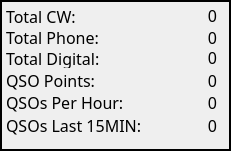
   <widget class="QFrame" name="frame">
    <property name="geometry">
     <rect>
      <x>560</x>
      <y>4</y>
      <width>231</width>
      <height>151</height>
     </rect>
    </property>
    <property name="font">
     <font>
      <family>Monospace</family>
      <pointsize>12</pointsize>
     </font>
    </property>
    <property name="styleSheet">
     <string notr="true">border-color: rgb(238, 238, 236);
border-top-color: rgb(255, 255, 255);</string>
    </property>
    <property name="frameShape">
     <enum>QFrame::WinPanel</enum>
    </property>
    <property name="frameShadow">
     <enum>QFrame::Plain</enum>
    </property>
    <widget class="QLabel" name="label">
     <property name="geometry">
      <rect>
       <x>6</x>
       <y>7</y>
       <width>91</width>
       <height>19</height>
      </rect>
     </property>
     <property name="font">
      <font>
       <family>JetBrains Mono</family>
       <pointsize>12</pointsize>
       <bold>false</bold>
       <kerning>true</kerning>
      </font>
     </property>
     <property name="text">
      <string>Total CW:</string>
     </property>
    </widget>
    <widget class="QLabel" name="label_2">
     <property name="geometry">
      <rect>
       <x>6</x>
       <y>28</y>
       <width>121</width>
       <height>19</height>
      </rect>
     </property>
     <property name="font">
      <font>
       <family>JetBrains Mono</family>
       <pointsize>12</pointsize>
       <bold>false</bold>
      </font>
     </property>
     <property name="text">
      <string>Total Phone:</string>
     </property>
    </widget>
    <widget class="QLabel" name="label_3">
     <property name="geometry">
      <rect>
       <x>6</x>
       <y>49</y>
       <width>141</width>
       <height>19</height>
      </rect>
     </property>
     <property name="font">
      <font>
       <family>JetBrains Mono</family>
       <pointsize>12</pointsize>
       <bold>false</bold>
      </font>
     </property>
     <property name="text">
      <string>Total Digital:</string>
     </property>
    </widget>
    <widget class="QLabel" name="label_4">
     <property name="geometry">
      <rect>
       <x>6</x>
       <y>71</y>
       <width>111</width>
       <height>19</height>
      </rect>
     </property>
     <property name="font">
      <font>
       <family>JetBrains Mono</family>
       <pointsize>12</pointsize>
       <bold>false</bold>
      </font>
     </property>
     <property name="text">
      <string>QSO Points:</string>
     </property>
    </widget>
    <widget class="QLabel" name="label_5">
     <property name="geometry">
      <rect>
       <x>6</x>
       <y>93</y>
       <width>141</width>
       <height>19</height>
      </rect>
     </property>
     <property name="font">
      <font>
       <family>JetBrains Mono</family>
       <pointsize>12</pointsize>
       <bold>false</bold>
      </font>
     </property>
     <property name="text">
      <string>QSOs Per Hour:</string>
     </property>
    </widget>
    <widget class="QLabel" name="label_6">
     <property name="geometry">
      <rect>
       <x>6</x>
       <y>116</y>
       <width>161</width>
       <height>19</height>
      </rect>
     </property>
     <property name="font">
      <font>
       <family>JetBrains Mono</family>
       <pointsize>12</pointsize>
       <bold>false</bold>
      </font>
     </property>
     <property name="text">
      <string>QSOs Last 15MIN:</string>
     </property>
    </widget>
    <widget class="QLabel" name="Total_Digital">
     <property name="geometry">
      <rect>
       <x>146</x>
       <y>48</y>
       <width>71</width>
       <height>19</height>
      </rect>
     </property>
     <property name="font">
      <font>
       <family>JetBrains Mono</family>
       <pointsize>12</pointsize>
       <bold>false</bold>
      </font>
     </property>
     <property name="text">
      <string>0</string>
     </property>
     <property name="alignment">
      <set>Qt::AlignRight|Qt::AlignTrailing|Qt::AlignVCenter</set>
     </property>
    </widget>
    <widget class="QLabel" name="QSO_Points">
     <property name="geometry">
      <rect>
       <x>116</x>
       <y>71</y>
       <width>101</width>
       <height>19</height>
      </rect>
     </property>
     <property name="font">
      <font>
       <family>JetBrains Mono</family>
       <pointsize>12</pointsize>
       <bold>false</bold>
      </font>
     </property>
     <property name="text">
      <string>0</string>
     </property>
     <property name="alignment">
      <set>Qt::AlignRight|Qt::AlignTrailing|Qt::AlignVCenter</set>
     </property>
    </widget>
    <widget class="QLabel" name="QSO_PerHour">
     <property name="geometry">
      <rect>
       <x>146</x>
       <y>93</y>
       <width>71</width>
       <height>19</height>
      </rect>
     </property>
     <property name="font">
      <font>
       <family>JetBrains Mono</family>
       <pointsize>12</pointsize>
       <bold>false</bold>
      </font>
     </property>
     <property name="text">
      <string>0</string>
     </property>
     <property name="alignment">
      <set>Qt::AlignRight|Qt::AlignTrailing|Qt::AlignVCenter</set>
     </property>
    </widget>
    <widget class="QLabel" name="Total_Phone">
     <property name="geometry">
      <rect>
       <x>126</x>
       <y>28</y>
       <width>91</width>
       <height>19</height>
      </rect>
     </property>
     <property name="font">
      <font>
       <family>JetBrains Mono</family>
       <pointsize>12</pointsize>
       <bold>false</bold>
      </font>
     </property>
     <property name="text">
      <string>0</string>
     </property>
     <property name="alignment">
      <set>Qt::AlignRight|Qt::AlignTrailing|Qt::AlignVCenter</set>
     </property>
    </widget>
    <widget class="QLabel" name="QSO_Last15">
     <property name="geometry">
      <rect>
       <x>166</x>
       <y>116</y>
       <width>51</width>
       <height>19</height>
      </rect>
     </property>
     <property name="font">
      <font>
       <family>JetBrains Mono</family>
       <pointsize>12</pointsize>
       <bold>false</bold>
      </font>
     </property>
     <property name="text">
      <string>0</string>
     </property>
     <property name="alignment">
      <set>Qt::AlignRight|Qt::AlignTrailing|Qt::AlignVCenter</set>
     </property>
    </widget>
    <widget class="QLabel" name="Total_CW">
     <property name="geometry">
      <rect>
       <x>106</x>
       <y>6</y>
       <width>111</width>
       <height>19</height>
      </rect>
     </property>
     <property name="font">
      <font>
       <family>JetBrains Mono</family>
       <pointsize>12</pointsize>
       <bold>false</bold>
      </font>
     </property>
     <property name="text">
      <string>0</string>
     </property>
     <property name="alignment">
      <set>Qt::AlignRight|Qt::AlignTrailing|Qt::AlignVCenter</set>
     </property>
    </widget>
   </widget>
